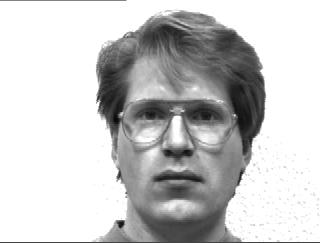
#> input picture yalefaces/subject01.glasses.jpg, 320 x 243 px, found by its file name; its folder holds only this picture in this run
$ python compressImage.py   (older library calls are emulated)
#> lines starting #> are read from the running program, lines starting #| are printed output that depends on the picture; after the words box and inside, x2 and y2 are one past the last pixel; in counts of white or black regions, pixels touching at a corner belong together
import scipy as sp
import scipy.misc
import numpy as np
from os import listdir, path, makedirs
import matplotlib.pyplot as plt

def PCA(data_mtrx,num_components):
	#tinh cac vector ky vong
	mean_mtrx = np.mean(data_mtrx,axis = 1)
	#tru ma tran du lieu cho cac ky vong
	for c_idx in range(data_mtrx.shape[1]):
		data_mtrx[:,c_idx] = data_mtrx[:,c_idx] - mean_mtrx
	#tinh vector rieng, tri rieng va sap xep theo thu tu giam dan
	eigenvectors, eigenvalues, s = np.linalg.svd(data_mtrx, full_matrices=False)
	#chon k vector rieng co tri rieng lon nhat
	eigenvectors = eigenvectors[:,0:num_components]
	eigenvalues = eigenvalues[0:num_components]
	y = np.dot(eigenvectors.T,data_mtrx)
	return eigenvectors, y, mean_mtrx
def reconstruct(eigenvectors,weights,data_mtrx,mean_mtrx,img_shape):
	recons_imgs = list()
	for c_idx in range(data_mtrx.shape[1]):
		ri = mean_mtrx + np.dot(eigenvectors,weights[:,c_idx])
		recons_imgs.append(ri.reshape(img_shape))
	return recons_imgs
def main():
	img_dir = "C:/Users/hoang/OneDrive/Desktop/compressImage/yalefaces"
	out_dir = path.join(img_dir,"_extract")
	eface_dir = path.join(img_dir,"_compress")
	eigenvector_dir = path.join(img_dir,"_eigenvector")
	weight_dir = path.join(img_dir,"_weights")
	datamtrix_dir = path.join(img_dir,"_datamtrx")
	img_names = listdir(img_dir)
	img_list = list()
	#tao list anh
	for fn in img_names:
		if (not path.isdir(path.join(img_dir,fn)) and not fn.startswith('.') and fn != "Thumbs.db"):
			img = scipy.misc.imread(path.join(img_dir,fn),True)
#> img: shape (243, 320) float32; min 8, max 255, mean 200.7
			img_list.append(img)
	img_shape = img_list[0].shape
#> img_shape = (243, 320)
	#chuyen n hinh anh thanh ma tran d*n
	imgs_mtrx = np.array([img.flatten() for img in img_list]).T
	#
	#
	f = open("data.txt","w")
	for i in range(imgs_mtrx.shape[0]):
		for j in range(imgs_mtrx.shape[1]):
			f.write(str(imgs_mtrx[i,j]) + " ")
		f.write("\n")
	f.close()
	#
	#
	eigenvectors,weights,mean_mtrx = PCA(imgs_mtrx,8)
#> in PCA, `eigenvectors, eigenvalues, s = np.linalg.svd(data_mtrx, full_matrices=..`: eigenvalues = [0]; s = [1]
#> in PCA, `y = np.dot(eigenvectors.T,data_mtrx)`: y = [0]
#> weights = [0]
	#
	#
	#print(eigenvectors.shape[1])
	for i in range(eigenvectors.shape[1]):
		f = open("eiface"+str(i)+".txt","w");
		for j in range(eigenvectors.shape[0]):
			f.write(str(eigenvectors[j,i]) + " ")
		f.close()
	#
	print(weights.shape)
#| (1, 1)
	for i in range(weights.shape[1]):
		f = open("w"+str(i)+".txt","w");
		for j in range(weights.shape[0]):
			f.write(str(weights[j,i]) + " ")
		f.close()
	#
	f = open("mean.txt","w")
	for i in range(mean_mtrx.shape[0]):
			f.write(str(mean_mtrx[i,])+ " ")
	#print(eigenvectors.shape[0])
	f.close()
	recons_imgs = reconstruct(eigenvectors,weights,imgs_mtrx,mean_mtrx,img_shape)
#> after the loop in reconstruct, `for c_idx in range(data_mtrx.shape[1]):`: recons_imgs = 1 item
#> recons_imgs = 1 item

	if not path.exists(out_dir): makedirs(out_dir)
	if not path.exists(eface_dir): makedirs(eface_dir)
	#if not path.exists(eigenvector_dir): makedirs(eigenvector_dir)
	#if not path.exists(weight_dir): makedirs(weight_dir)
	#if not path.exists(datamtrix_dir): makedirs(datamtrix_dir)
	for idx, img in enumerate(recons_imgs):
		sp.misc.imsave(path.join(out_dir,"img_"+str(idx)+".jpg"),img)
#> this loop made 1 pass
	for idx in range(eigenvectors.shape[1]):
		sp.misc.imsave(path.join(eface_dir,"eface"+str(idx)+".jpg"),eigenvectors[:,idx].reshape(img_shape))
#> this loop made 1 pass
#> pass 1, in main, `sp.misc.imsave(path.join(eface_dir,"eface"+str(idx)+".jpg"),eigenvecto..`:
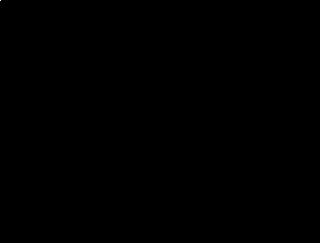
#> saved as eface0.jpg: PIL image 320x243 L; 0% white in thin lines or dots, all inside (x1, y1, x2, y2) = (0, 0, 1, 1)
	#print(weights.shape)
	#print(mean_mtrx.shape)
if __name__ == '__main__':
	main()
